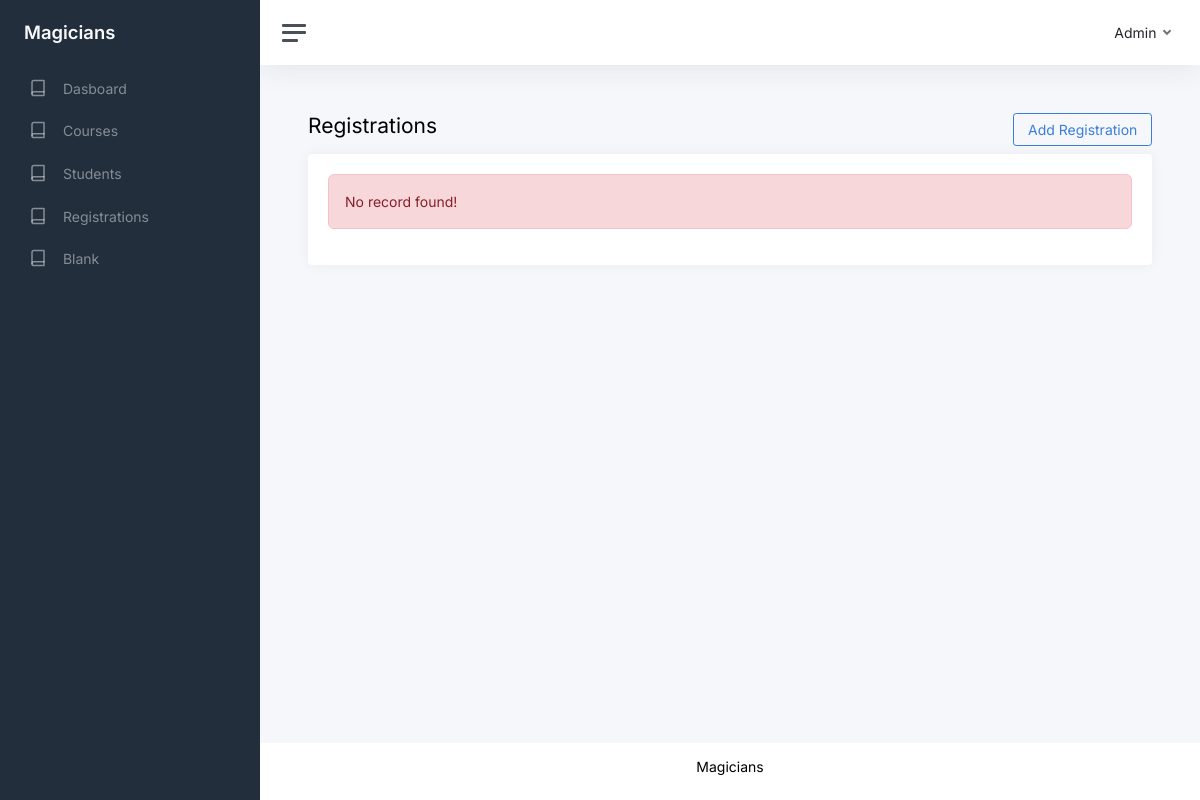
Page /show-registrations.php on the earlier database version.
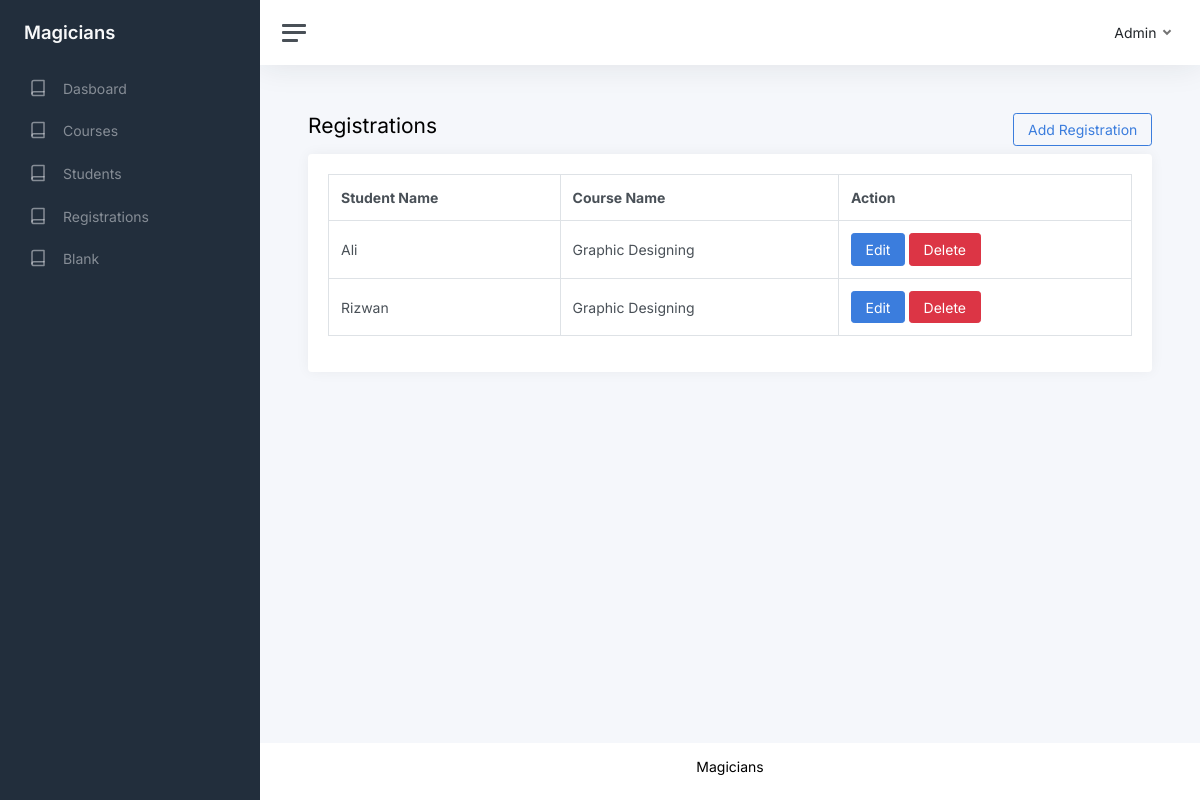
Same page on the later database version.
### tables this page shows
CREATE TABLE `registrations` (
  `id` int(11) NOT NULL,
  `student_id` int(11) NOT NULL,
  `course_id` int(11) NOT NULL,
  `created_at` timestamp NOT NULL DEFAULT current_timestamp()
);

CREATE TABLE `students` (
  `id` int(11) NOT NULL,
  `name` varchar(255) NOT NULL,
  `email` varchar(255) NOT NULL,
  `created_at` timestamp NOT NULL DEFAULT current_timestamp()
);

CREATE TABLE `courses` (
  `id` int(11) NOT NULL,
  `name` varchar(255) NOT NULL,
  `duration` varchar(255) NOT NULL,
  `created_at` timestamp NOT NULL DEFAULT current_timestamp()
);

### show-registrations.php (the view, shortened to what this page needs)
<?php require_once('./database/connection.php'); ?>
<?php
$sql = "SELECT courses.name AS course_name, students.name AS student_name, registrations.id AS reg_id
FROM `courses` JOIN `registrations`
ON courses.id = registrations.course_id
JOIN `students`
ON registrations.student_id = students.id";
$result = $conn->query($sql);
$registrations = $result->fetch_all(MYSQLI_ASSOC);
?>
<!DOCTYPE html>
<html lang="en">
<?php require_once('./includes/head.php'); ?>
<body>
    <div class="wrapper">
        <?php require_once('./includes/sidenavbar.php'); ?>
        <div class="main">
            <?php require_once('./includes/topnavbar.php'); ?>
            <main class="content">
                <div class="container-fluid p-0">
                    <div class="row">
                        <div class="col-6">
                            <h1 class="h3 mb-3">Registrations</h1>
                        </div>
                        <div class="col-6 text-end">
                            <a href="./add-registration.php" class="btn btn-outline-primary">Add Registration</a>
                        </div>
                    </div>
                    <div class="row">
                        <div class="col-12">
                            <div class="card">
                                <div class="card-body">
                                    <?php
                                    if (count($registrations) > 0) { ?>
                                        <table class="table table-bordered">
                                            <thead>
                                                <tr>
                                                    <th>Student Name</th>
                                                    <th>Course Name</th>
                                                    <th>Action</th>
                                                </tr>
                                            </thead>
                                            <tbody>
                                                <?php
                                                foreach ($registrations as $registration) { ?>
                                                    <tr>
                                                        <td><?php echo $registration['student_name']; ?></td>
                                                        <td><?php echo $registration['course_name']; ?></td>
                                                        <td>
                                                            <a href="./edit-registration.php?id=<?php echo $registration['reg_id']; ?>" class="btn btn-primary">Edit</a>
                                                            <a href="./delete-registration.php?id=<?php echo $registration['reg_id']; ?>" class="btn btn-danger">Delete</a>
                                                        </td>
                                                    </tr>
                                                <?php
                                                }
                                                ?>
                                            </tbody>
                                        </table>
                                    <?php
                                    } else { ?>
                                        <div class="alert alert-danger">No record found!</div>
                                    <?php
                                    }
                                    ?>
                                </div>
                            </div>
                        </div>
                    </div>
                </div>
            </main>
            <?php require_once('./includes/footer.php'); ?>
        </div>
    </div>
</body>
</html>

Differences in the rows shown:
added registrations: student.name "Ali", course.name "Graphic Designing"
added registrations: student.name "Rizwan", course.name "Graphic Designing"
Other differences:
text no longer shown: "No record found!"
text now shown: "Student Name Course Name Action"
